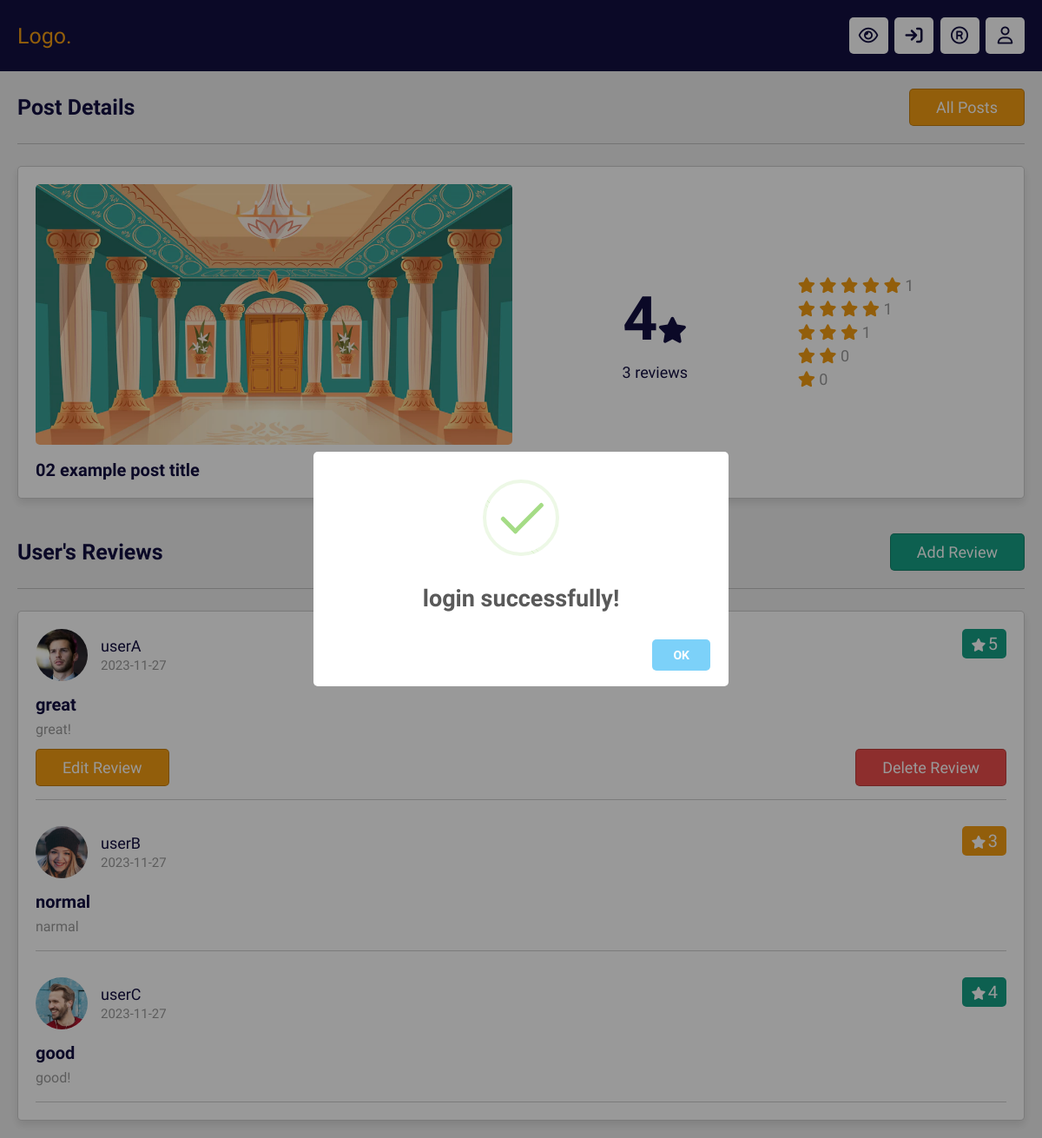
Screenshot of /view_post.php?get_id=sRKX0vSREJbBzO07wM1H (signed in) with the database file from the repository.
### tables this page shows
CREATE TABLE `posts` (
  `id` varchar(20) NOT NULL,
  `title` varchar(50) NOT NULL,
  `image` varchar(30) NOT NULL
);

CREATE TABLE `users` (
  `id` int(20) NOT NULL,
  `name` varchar(50) NOT NULL,
  `email` varchar(50) NOT NULL,
  `password` varchar(100) NOT NULL,
  `image` varchar(30) NOT NULL
);

CREATE TABLE `reviews` (
  `id` varchar(20) NOT NULL,
  `post_id` varchar(20) NOT NULL,
  `user_id` varchar(20) NOT NULL,
  `rating` varchar(1) NOT NULL,
  `title` varchar(50) NOT NULL,
  `description` varchar(1000) NOT NULL,
  `date` date NOT NULL DEFAULT current_timestamp()
);

### view_post.php (the view, shortened to what this page needs)
<?php
require('./assets/components/connect.php');
if(isset($_COOKIE['user_id'])){
    $user_id = $_COOKIE['user_id'];
}else{
    $user_id = '';
}
if(isset($_GET['get_id'])){
    $get_id = $_GET['get_id'];
}else{
    $get_id = '';
    header('Location:./all_posts.php');
    exit();
}
?>
<!DOCTYPE html>
<html lang="en">
<head>
    <link rel="stylesheet" href="https://cdnjs.cloudflare.com/ajax/libs/font-awesome/6.4.2/css/all.min.css">
    <link rel="stylesheet" href="./assets/css/style.css">
</head>
<body>
<?php  require('./assets/components/header.php');  ?>
<section class="view-post">
    <div class="heading"><h1>post details</h1> <a href="./all_posts.php"
    class="inline-option-btn" style="margin-top: 0;">all posts</a></div>
    <?php
        $select_posts = $conn->prepare("SELECT * FROM `posts` WHERE id= ? LIMIT 1");
        $select_posts->execute(array($get_id));
        if($select_posts->rowCount() > 0){
            while($fetch_posts = $select_posts->fetch(PDO::FETCH_ASSOC)){
            $total_rating = 0;
            $rating_1 = 0;
            $rating_2 = 0;
            $rating_3 = 0;
            $rating_4 = 0;
            $rating_5 = 0;
            $select_reviews = $conn->prepare("SELECT * FROM `reviews` WHERE post_id= ?");
            $select_reviews->execute(array($fetch_posts['id']));
            $total_reviews = $select_reviews->rowCount();
            while($fetch_reviews= $select_reviews->fetch(PDO::FETCH_ASSOC)){
                $total_rating += $fetch_reviews['rating'];
                if($fetch_reviews['rating'] == 3){
                    $rating_3 += $fetch_reviews['rating'];
                }
                if($fetch_reviews['rating'] == 4){
                    $rating_4 += $fetch_reviews['rating'];
                }
                if($fetch_reviews['rating'] == 5){
                    $rating_5 += $fetch_reviews['rating'];
                }
            }
            if($total_reviews != 0){
               $average = round($total_rating / $total_reviews, 1);
            }else{
                $average = 0;
            }
    ?>
      <div class="row">
        <div class="col">
            <img src="./assets/uploaded_files/<?= $fetch_posts['image']; ?>" class="image" alt="">
            <h3 class="tilte"><?= $fetch_posts['title']; ?></h3>
        </div>
        <div class="col">
            <div class="flex">
                <div class="total-reviews">
                    <h3><?= $average; ?><i class="fas fa-star"></i></h3>
                    <p><?= $total_reviews; ?> reviews</p>
                </div>
                <div class="total-ratings">
                    <p>
                        <i class="fas fa-star"></i>
                        <i class="fas fa-star"></i>
                        <i class="fas fa-star"></i>
                        <i class="fas fa-star"></i>
                        <i class="fas fa-star"></i>
                        <span><?= $rating_5 / 5; ?></span>
                    </p>
                    <p>
                        <i class="fas fa-star"></i>
                        <i class="fas fa-star"></i>
                        <i class="fas fa-star"></i>
                        <i class="fas fa-star"></i>
                        <span><?= $rating_4 / 4; ?></span>
                    </p>
                    <p>
                        <i class="fas fa-star"></i>
                        <i class="fas fa-star"></i>
                        <i class="fas fa-star"></i>
                        <span><?= $rating_3 / 3; ?></span>
                    </p>
                    <p>
                        <i class="fas fa-star"></i>
                        <i class="fas fa-star"></i>
                        <span><?= $rating_2 / 2; ?></span>
                    </p>
                    <p>
                        <i class="fas fa-star"></i>
                        <span><?= $rating_1 / 1; ?></span>
                    </p>
                </div>
            </div>
        </div>
      </div>
    <?php
    }
    }else{
        echo '<p class="empty">post is missing!</p>';
    }
    ?>
</section>
<section class="review-container">
    <div class="heading"><h1>user's reviews</h1> <a href="./add_review.php?get_id=<?= $get_id; ?>"
    class="inline-btn <?php echo ($user_id == '')?  'disabled': '';?>" style="margin-top: 0;">add review</a></div>
    <div class="box-container">
        <?php
        $select_reviews= $conn->prepare("SELECT * FROM  `reviews` WHERE post_id= ?");
        $select_reviews->execute(array($get_id));
        if($select_reviews->rowCount() > 0){
            while($fetch_reviews= $select_reviews->fetch(PDO::FETCH_ASSOC)){
        ?>
            <div class="box" <?php if($fetch_reviews['user_id'] == $user_id){echo 'style="order: -1;"';} ?>>
                    <?php
                    $select_users= $conn->prepare("SELECT * FROM `users` WHERE id= ?");
                    $select_users->execute(array($fetch_reviews['user_id']));
                    while($fetch_users= $select_users->fetch(PDO::FETCH_ASSOC)){
                    ?>
                        <div class="user">
                        <?php if($fetch_users['image'] != ''){ ?>
                            <img src="./assets/uploaded_files/<?= $fetch_users['image']; ?>" alt="">
                         <?php }else{ ?>
                            <h3><?= substr($fetch_users['name'], 0, 1); ?></h3>
                         <?php }?>
                         <div>
                            <p><?= $fetch_users['name']; ?></p>
                            <span><?= $fetch_reviews['date']; ?></span>
                         </div>
                        </div>
                    <?php
                    }
                    ?>
                    <div class="ratings">
                        <?php
                        if($fetch_reviews['rating'] == 3){
                        ?>
                            <p style="background: var(--orange);"><i class="fas fa-star"></i> <span><?= $fetch_reviews['rating']; ?></span></p>
                        <?php }?>
                        <?php
                        if($fetch_reviews['rating'] == 4){
                        ?>
                            <p style="background: var(--main-color);"><i class="fas fa-star"></i> <span><?= $fetch_reviews['rating']; ?></span></p>
                        <?php }?>
                        <?php
                        if($fetch_reviews['rating'] == 5){
                        ?>
                            <p style="background: var(--main-color);"><i class="fas fa-star"></i> <span><?= $fetch_reviews['rating']; ?></span></p>
                        <?php }?>
                    </div>
                    <h3 class="title"><?= $fetch_reviews['title']; ?></h3>
                    <?php if($fetch_reviews['description'] != ''){  ?>
                        <p class="description"><?= $fetch_reviews['description']; ?></p>
                    <?php }?>
                    <?php if($fetch_reviews['user_id'] == $user_id){ ?>
                        <form action="" method="post" class="flex">
                            <a href="./update_review.php?get_id=<?= $fetch_reviews['id']; ?>"
                            class="inline-option-btn">edit review</a>
                            <input type="submit" name="delete_review" class="inline-delete-btn"
                            value="delete review" onclick="return confirm('delete this review?');">
                        </form>
                    <?php } ?>
            </div>
        <?php
        }
        }else{
            echo '<p class="empty">no reviews added yet!</p>';
        }
        ?>
    </div>
</section>
</body>
</html>

### assets/css/style.css (style rules this page uses)
:root { --main-color: #16a085; --red: #eb4d4b; --orange: #f39c12; --black: #130f40; --light-color: #999; --light-bg: #eee; --white: #fff; --border: 0.1rem solid rgba(0, 0, 0, 0.2); --box-shadow: 0 0.5rem 1rem rgba(0, 0, 0, 0.1); }
* { margin: 0; padding: 0; box-sizing: border-box; text-decoration: none; outline: 0; border: 0; font-family: "Comfortaa", sans-serif; scrollbar-color: var(--main-color) --black; scrollbar-width: thin; }
html { font-size: 62.5%; overflow-x: hidden; }
body { background: var(--light-bg); }
section { max-width: 1200px; margin: 0 auto; padding: 2rem; }
.heading { display: flex; flex-wrap: wrap; align-items: center; justify-content: space-between; padding-bottom: 2rem; margin-bottom: 2.5rem; gap: 1.5rem; border-bottom: var(--border); }
.heading h1 { font-size: 2.5rem; color: var(--black); text-transform: capitalize; }
.inline-btn, .inline-option-btn, .inline-delete-btn { display: inline-block; }
.btn, .option-btn, .delete-btn, .inline-btn, .inline-option-btn, .inline-delete-btn { margin-top: 1rem; text-align: center; padding: 1rem 3rem; font-size: 1.8rem; border: var(--border); border-radius: 0.5rem; color: var(--white); cursor: pointer; text-transform: capitalize; }
.btn, .inline-btn { background: var(--main-color); }
.delete-btn, .inline-delete-btn { background: var(--red); }
.option-btn, .inline-option-btn { background: var(--orange); }
.flex { display: flex; align-items: center; flex-wrap: wrap; justify-content: space-between; }
.view-post .row { padding: 2rem; display: flex; flex-wrap: wrap; gap: 2rem; align-items: center; background: var(--white); box-shadow: var(--box-shadow); border: var(--border); border-radius: 0.5rem; }
.view-post .row .col { flex: 1 1 40rem; }
.view-post .row .col .image { width: 100%; height: 30rem; object-fit: cover; border-radius: 0.5rem; margin-bottom: 1.5rem; }
.view-post .row .col .tilte { font-size: 2rem; color: var(--black); }
.view-post .row .col .flex { display: flex; flex-wrap: wrap; gap: 2rem; align-items: center; justify-content: space-evenly; }
.view-post .row .col .flex .total-reviews { text-align: center; }
.view-post .row .col .flex .total-reviews h3 { font-size: 7rem; color: var(--black); }
.view-post .row .col .flex .total-reviews i { font-size: 3rem; }
.view-post .row .col .flex .total-reviews p { font-size: 1.8rem; color: var(--black); padding-top: 1rem; }
.view-post .row .col .flex .total-ratings { font-size: 1.8rem; }
.view-post .row .col .flex .total-ratings p { padding: 0.3rem 0; }
.view-post .row .col .flex .total-ratings p i { color: var(--orange); }
.view-post .row .col .flex .total-ratings p span { color: var(--light-color); }
.review-container .box-container { display: grid; gap: 3rem; background: var(--white); box-shadow: var(--box-shadow); border: var(--border); border-radius: 0.5rem; padding: 2rem; }
.review-container .box-container .box { border-bottom: var(--border); overflow-x: hidden; padding-bottom: 1.5rem; position: relative; }
.review-container .box-container .box .user { display: flex; align-items: center; gap: 1.5rem; margin-bottom: 1rem; }
.review-container .box-container .box .user img { height: 6rem; width: 6rem; border-radius: 50%; object-fit: cover; }
.review-container .box-container .box .user p { font-size: 1.8rem; color: var(--black); text-overflow: ellipsis; overflow-x: hidden; padding-bottom: 0.3rem; }
.review-container .box-container .box .user span { font-size: 1.5rem; color: var(--light-color); }
.review-container .box-container .box .ratings { position: absolute; top: 0; right: 0; border-radius: 0.5rem; color: var(--white); z-index: 10; }
.review-container .box-container .box .ratings p { border-radius: 0.5rem; color: var(--white); padding: 0.5rem 1rem; }
.review-container .box-container .box .ratings p i { font-size: 1.5rem; }
.review-container .box-container .box .ratings p span { font-size: 2rem; }
.review-container .box-container .box .title { font-size: 2rem; color: var(--black); padding: 0.5rem 0; }
.review-container .box-container .box .description { font-size: 1.6rem; color: var(--light-color); white-space: pre-line; line-height: 1.5; }

### rows the page displays
posts: image (picture), title "02 example post title", average "4", total_reviews "3", rating_5 "1", rating_4 "1", rating_3 "1", rating_2 "0", rating_1 "0"
reviews: date "2023-11-27", rating "5", title "great", description "great!"
users: image (picture), name "userA"
reviews: date "2023-11-27", rating "3", title "normal", description "narmal"
users: image (picture), name "userB"
reviews: date "2023-11-27", rating "4", title "good", description "good!"
users: image (picture), name "userC"
